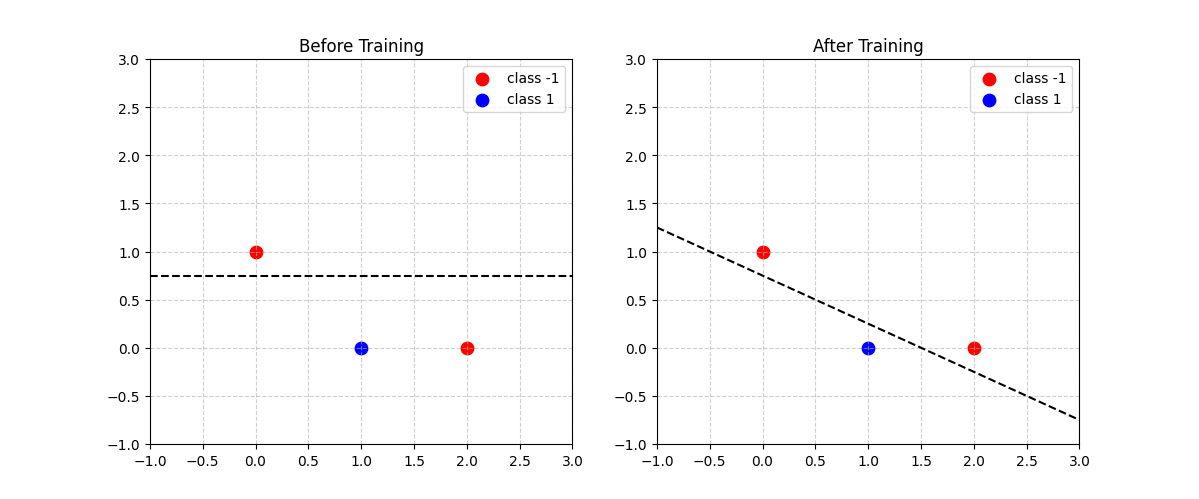

Recreate this plot in Python.
import numpy as np
import matplotlib.pyplot as plt

# -----------------------------
# Training Data
# -----------------------------
# Format: [x1, x2, label]
data = np.array([
    [0, 1, -1],  # a
    [2, 0, -1],  # b
    [1, 0, +1]   # c
])

# Learning rate
eta = 1.0

# Initial weights: w0 (bias), w1, w2
w = np.array([-1.5, 0.0, 2.0])  # [w0, w1, w2]

def predict(x, w):
    """Predict class (+1 or -1) for input x=[x1, x2]."""
    z = w[0] + w[1]*x[0] + w[2]*x[1]
    return 1 if z > 0 else -1

def plot_decision_boundary(w, title, ax):
    """Plot points and decision boundary."""
    ax.set_title(title)
    ax.set_xlim(-1, 3)
    ax.set_ylim(-1, 3)
    ax.grid(True, linestyle='--', alpha=0.6)
    
    # Plot data points
    for x1, x2, label in data:
        ax.scatter(x1, x2, c='red' if label == -1 else 'blue', s=80, label=f'class {label}')
    # Remove duplicate legend entries
    handles, labels = ax.get_legend_handles_labels()
    by_label = dict(zip(labels, handles))
    ax.legend(by_label.values(), by_label.keys())
    
    # Decision boundary: w0 + w1*x1 + w2*x2 = 0  =>  x2 = (-w0 - w1*x1)/w2
    x_vals = np.linspace(-1, 3, 100)
    if w[2] != 0:
        y_vals = (-w[0] - w[1]*x_vals) / w[2]
        ax.plot(x_vals, y_vals, 'k--', label="Decision Boundary")

# -----------------------------
# Plot before training
# -----------------------------
fig, axes = plt.subplots(1, 2, figsize=(12, 5))
plot_decision_boundary(w, "Before Training", axes[0])

# -----------------------------
# Perceptron Learning Algorithm
# -----------------------------
epochs = 0
while True:
    error_count = 0
    for x1, x2, label in data:
        x = np.array([x1, x2])
        y_hat = predict(x, w)

        if y_hat != label:
            # Update weights: w = w + eta * y * [1, x1, x2]
            w = w + eta * label * np.array([1, x1, x2])
            error_count += 1
            print(f"Update {epochs+1}: for point ({x1}, {x2}), label={label} → new weights: {w}")
    epochs += 1
    if error_count == 0 or epochs > 50:
        break

# -----------------------------
# Plot after training
# -----------------------------
plot_decision_boundary(w, "After Training", axes[1])
plt.show()

print(f"\nFinal weights after {epochs} epochs: {w}")
